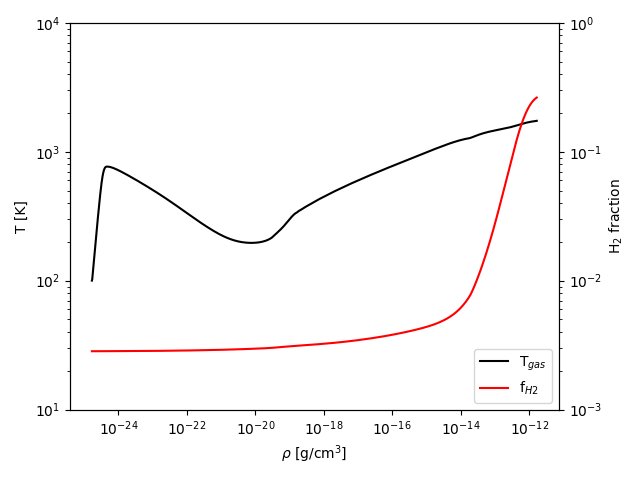

Python code for this plot:
########################################################################
#
# Free-fall example script
#
#
# Copyright (c) 2013-2016, Grackle Development Team.
#
# Distributed under the terms of the Enzo Public Licence.
#
# The full license is in the file LICENSE, distributed with this
# software.
########################################################################

from matplotlib import pyplot
import os
import yt

from pygrackle import \
    chemistry_data, \
    FluidContainer, \
    evolve_constant_density, \
    evolve_freefall

from pygrackle.utilities.physical_constants import \
    mass_hydrogen_cgs, \
    mass_electron_cgs, \
    sec_per_Myr, \
    cm_per_mpc

tiny_number = 1e-60

if __name__=="__main__":
    current_redshift = 0.

    # Set solver parameters
    my_chemistry = chemistry_data()
    my_chemistry.use_grackle = 1
    my_chemistry.with_radiative_cooling = 1
    my_chemistry.primordial_chemistry = 3
    my_chemistry.UVbackground = 0
    my_chemistry.self_shielding_method = 0
    my_chemistry.H2_self_shielding = 0
    my_chemistry.Gamma = 5. / 3.
    my_chemistry.CaseBRecombination = 0
    my_chemistry.cie_cooling = 1
    my_chemistry.h2_optical_depth_approximation = 1
    my_chemistry.interstellar_radiation_field = 0.

    if os.environ.get("METAL_COOLING", 0) == "1":
        my_chemistry.metal_cooling = int(os.environ["METAL_COOLING"])
        my_dir = os.path.dirname(os.path.abspath(__file__))
        grackle_data_file = bytearray(os.path.join(
            my_dir, "..", "..", "..", "input", "cloudy_metals_2008_3D.h5"), 'utf-8')
        my_chemistry.grackle_data_file = grackle_data_file
        my_chemistry.h2_on_dust = 1
        my_chemistry.use_dust_density_field = 1
        metallicity = 1e-3
    else:
        my_chemistry.metal_cooling = 0

    # Set units
    my_chemistry.comoving_coordinates = 0 # proper units
    my_chemistry.a_units = 1.0
    my_chemistry.a_value = 1. / (1. + current_redshift) / \
        my_chemistry.a_units
    my_chemistry.density_units  = mass_hydrogen_cgs # rho = 1.0 is 1.67e-24 g
    my_chemistry.length_units   = cm_per_mpc        # 1 Mpc in cm
    my_chemistry.time_units     = sec_per_Myr       # 1 Myr in s
    my_chemistry.set_velocity_units()

    # set initial density and temperature
    initial_temperature = 50000. # start the gas at this temperature
    # then begin collapse
    initial_density     = 1.0e-1 * mass_hydrogen_cgs # g / cm^3
    # stopping condition
    final_density       = 1.e12 * mass_hydrogen_cgs

    rval = my_chemistry.initialize()

    fc = FluidContainer(my_chemistry, 1)
    fc["density"][:] = initial_density / my_chemistry.density_units
    fc["HI"][:] = 0.76 * fc["density"]
    fc["HII"][:] = tiny_number * 0.76 * fc["density"]
    fc["HeI"][:] = (1.0 - 0.76) * fc["density"]
    fc["HeII"][:] = tiny_number * fc["density"]
    fc["HeIII"][:] = tiny_number * fc["density"]
    fc["de"][:] = 2e-4 * mass_electron_cgs / mass_hydrogen_cgs * fc["density"]
    if my_chemistry.primordial_chemistry > 1:
        fc["H2I"][:] = tiny_number * fc["density"]
        fc["H2II"][:] = tiny_number * fc["density"]
        fc["HM"][:] = tiny_number * fc["density"]
    if my_chemistry.primordial_chemistry > 2:
        fc["DI"][:] = 2.0 * 3.4e-5 * fc["density"]
        fc["DII"][:] = tiny_number * fc["density"]
        fc["HDI"][:] = tiny_number * fc["density"]
    if my_chemistry.metal_cooling == 1:
        fc["metal"][:] = metallicity * fc["density"] * \
            my_chemistry.SolarMetalFractionByMass
    if my_chemistry.use_dust_density_field:
        fc["dust"][:] = metallicity * fc["density"] * \
            my_chemistry.local_dust_to_gas_ratio
    fc["energy"][:] = initial_temperature / \
        fc.chemistry_data.temperature_units
    fc["x-velocity"][:] = 0.0
    fc["y-velocity"][:] = 0.0
    fc["z-velocity"][:] = 0.0

    # timestepping safety factor
    safety_factor = 0.01

    # let the gas cool at constant density from the starting temperature
    # down to a lower temperature to get the species fractions in a
    # reasonable state.
    cooling_temperature = 100.
    data0 = evolve_constant_density(
        fc, final_temperature=cooling_temperature,
        safety_factor=safety_factor)

    # evolve density and temperature according to free-fall collapse
    data = evolve_freefall(fc, final_density,
                           safety_factor=safety_factor)

    # make a plot of rho/f_H2 vs. T
    plots = pyplot.loglog(data["density"], data["temperature"],
                          color="black", label="T$_{gas}$")
    if os.environ.get("METAL_COOLING", 0) == "1":
        plots.extend(
            pyplot.loglog(data["density"], data["dust_temperature"],
                          color="black", linestyle="--", label="T$_{dust}$"))
    pyplot.xlabel("$\\rho$ [g/cm$^{3}$]")
    pyplot.ylabel("T [K]")
    pyplot.ylim(10,10000)

    pyplot.twinx()
    plots.extend(
        pyplot.loglog(data["density"], data["H2I"] / data["density"],
                      color="red", label="f$_{H2}$"))
    pyplot.ylabel("H$_{2}$ fraction")
    pyplot.legend(plots, [plot.get_label() for plot in plots],
                  loc="lower right")
    pyplot.ylim(1e-3,1)                  

    if os.environ.get("METAL_COOLING", 0) == "1":
        output = "freefall_metal"
    else:
        output = "freefall"

    pyplot.tight_layout()
    pyplot.savefig("%s.png" % output)

    # save data arrays as a yt dataset
    yt.save_as_dataset({}, "%s.h5" % output, data)
